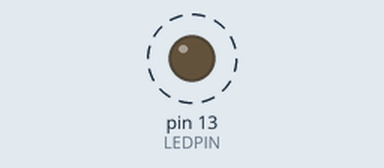
Bench run of a sketch on a simulated Arduino Uno, built with avr-gcc and run on an emulated ATmega328P. Parts: output pins drawn as LEDs (lit = HIGH). Dashed ring = blinking.

Above: at 0.4 s.
Timing chart, 0 to 4.6 s (numbered marks = the images above):
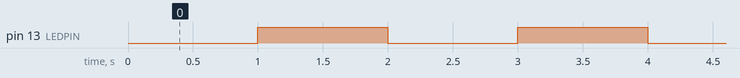

The sketch:

sketch.ino
```cpp
// Arduino timer CTC interrupt example
// www.engblaze.com
// avr-libc library includes
#include <avr/io.h>
#include <avr/interrupt.h>

#define LEDPIN 13

void setup()
{
    DDRB  = 0b00100000;
    PORTB = 0b00100000;

    // initialize Timer1
    cli();          // disable global interrupts
    TCCR1A = 0;     // set entire TCCR1A register to 0
    TCCR1B = 0;     // same for TCCR1B

    // set compare match register to desired timer count:
    OCR1A = 15624;
    // turn on CTC mode:
    TCCR1B |= (1 << WGM12);
    // Set CS10 and CS12 bits for 1024 prescaler:
    TCCR1B |= (1 << CS10);
    TCCR1B |= (1 << CS12);
    // enable timer compare interrupt:
    TIMSK1 |= (1 << OCIE1A);
    // enable global interrupts:
    sei();
}

void loop()
{
    // do some crazy stuff while my LED keeps blinking
}

ISR(TIMER1_COMPA_vect)
{
    digitalWrite(LEDPIN, !digitalRead(LEDPIN));
}
```

Measured:
- by itself, pin 13 (LEDPIN): alternates HIGH for 1.0 s and LOW for 1.0 s
